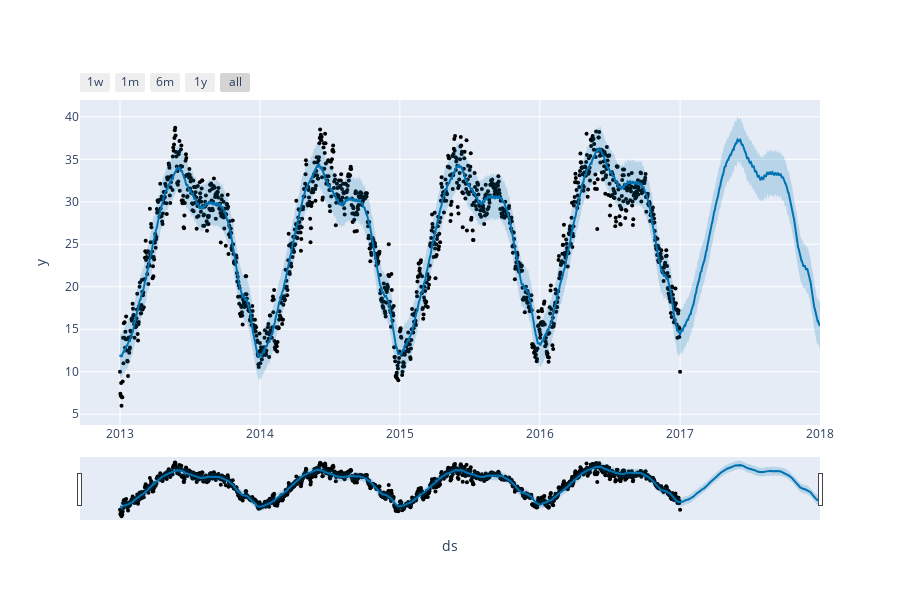

Write notebook code for a chart like this one.
### Code cell
model = Prophet()

model.fit(df)

future = model.make_future_dataframe(periods=365)

forecast = model.predict(future)

fig = plot_plotly(model, forecast)

fig.show()

### Figure 1 — Plotly figure (JSON) as saved in the notebook; plotly's stock layout.template omitted (floating-point values rounded to 4 significant figures; data arrays with more than 128 entries replaced by an {"elided": "..."} marker saying what was removed)
{"data": [{"marker": {"color": "black", "size": 4}, "mode": "markers", "name": "Actual", "type": "scatter", "x": {"elided": "1462 str values"}, "y": {"elided": "1462 float values"}}, {"hoverinfo": "skip", "line": {"width": 0}, "mode": "lines", "type": "scatter", "x": {"elided": "1827 str values"}, "y": {"elided": "1827 float values"}}, {"fill": "tonexty", "fillcolor": "rgba(0, 114, 178, 0.2)", "line": {"color": "#0072B2", "width": 2}, "mode": "lines", "name": "Predicted", "type": "scatter", "x": {"elided": "1827 str values"}, "y": {"elided": "1827 float values"}}, {"fill": "tonexty", "fillcolor": "rgba(0, 114, 178, 0.2)", "hoverinfo": "skip", "line": {"width": 0}, "mode": "lines", "type": "scatter", "x": {"elided": "1827 str values"}, "y": {"elided": "1827 float values"}}], "layout": {"height": 600, "showlegend": false, "width": 900, "xaxis": {"rangeselector": {"buttons": [{"count": 7, "label": "1w", "step": "day", "stepmode": "backward"}, {"count": 1, "label": "1m", "step": "month", "stepmode": "backward"}, {"count": 6, "label": "6m", "step": "month", "stepmode": "backward"}, {"count": 1, "label": "1y", "step": "year", "stepmode": "backward"}, {"step": "all"}]}, "rangeslider": {"visible": true}, "title": {"text": "ds"}, "type": "date"}, "yaxis": {"title": {"text": "y"}}}}
